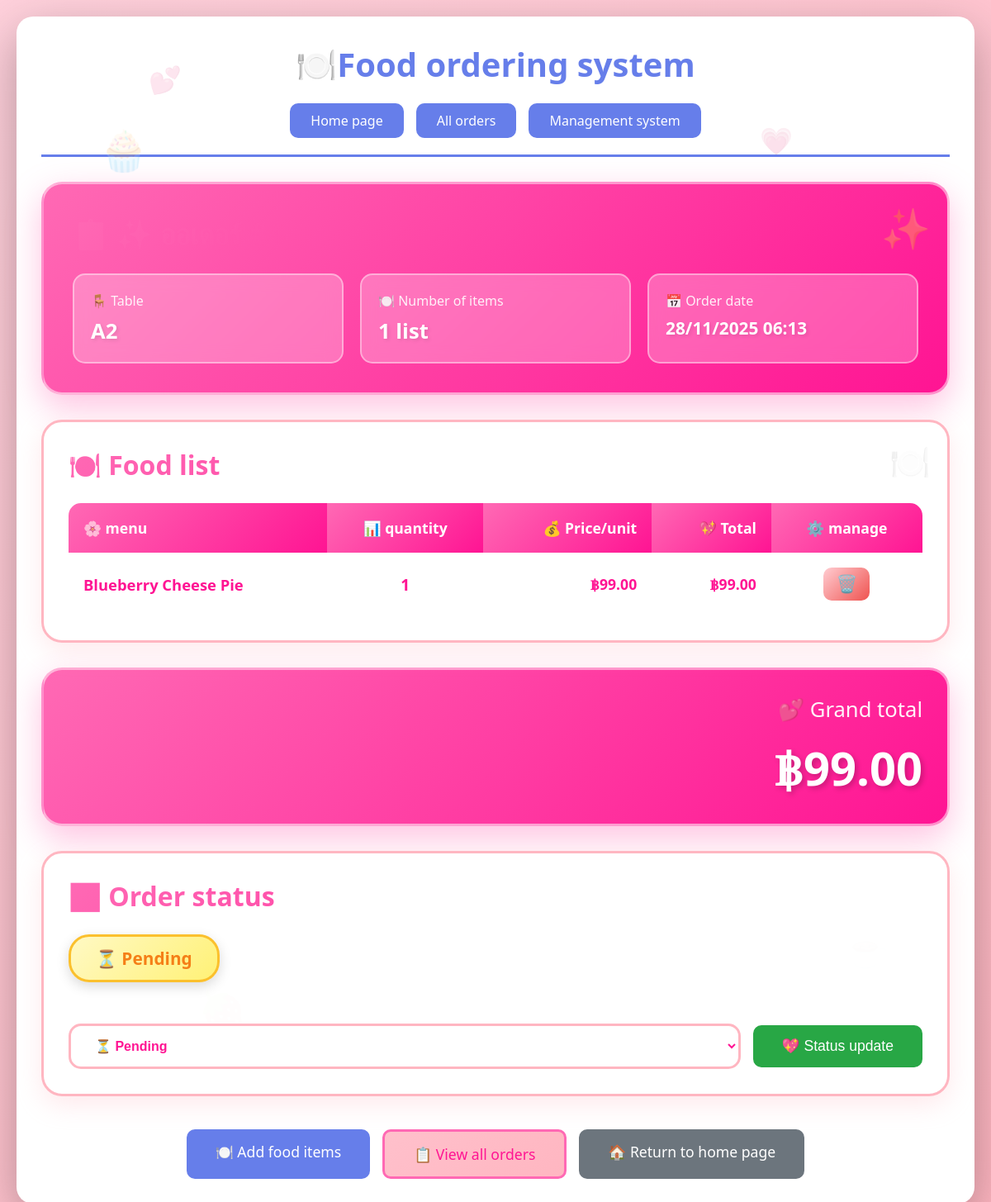
Page /order/4/ on the committed database.
### orders/models.py (models this page shows, shortened)
class Order(models.Model):
    STATUS_CHOICES = [
        ('pending', 'รอดำเนินการ'),
        ('preparing', 'กำลังเตรียม'),
        ('ready', 'พร้อมเสิร์ฟ'),
        ('completed', 'เสร็จสิ้น'),
        ('cancelled', 'ยกเลิก'),
    ]
    table = models.ForeignKey(Table, on_delete=models.CASCADE, verbose_name="โต๊ะ")
    customer_name = models.CharField(max_length=100, blank=True, verbose_name="ชื่อลูกค้า")
    status = models.CharField(max_length=20, choices=STATUS_CHOICES, default='pending', verbose_name="สถานะ")
    total_amount = models.DecimalField(max_digits=10, decimal_places=2, default=0, verbose_name="ยอดรวม")
    created_at = models.DateTimeField(auto_now_add=True, verbose_name="วันที่สั่ง")
    updated_at = models.DateTimeField(auto_now=True)
    notes = models.TextField(blank=True, verbose_name="หมายเหตุ")
    class Meta:
        verbose_name = "ออเดอร์"
        verbose_name_plural = "ออเดอร์"
        ordering = ['-created_at']

class Table(models.Model):
    STATUS_CHOICES = [
        ('available', 'ว่าง'),
        ('occupied', 'มีคนนั่ง'),
        ('reserved', 'จอง'),
    ]
    number = models.CharField(max_length=10, unique=True, verbose_name="หมายเลขโต๊ะ")
    capacity = models.IntegerField(verbose_name="จำนวนที่นั่ง")
    status = models.CharField(max_length=20, choices=STATUS_CHOICES, default='available', verbose_name="สถานะ")
    class Meta:
        verbose_name = "โต๊ะ"
        verbose_name_plural = "โต๊ะ"
    def __str__(self):
        return f"โต๊ะ {self.number}"

class OrderItem(models.Model):
    order = models.ForeignKey(Order, on_delete=models.CASCADE, related_name='items', verbose_name="ออเดอร์")
    menu_item = models.ForeignKey(MenuItem, on_delete=models.CASCADE, verbose_name="เมนู")
    quantity = models.IntegerField(default=1, verbose_name="จำนวน")
    price = models.DecimalField(max_digits=10, decimal_places=2, verbose_name="ราคา")
    subtotal = models.DecimalField(max_digits=10, decimal_places=2, verbose_name="ราคารวม")
    special_instructions = models.TextField(blank=True, verbose_name="คำขอพิเศษ")
    class Meta:
        verbose_name = "รายการสั่ง"
        verbose_name_plural = "รายการสั่ง"

class MenuItem(models.Model):
    category = models.ForeignKey(Category, on_delete=models.CASCADE, related_name='items', verbose_name="หมวดหมู่")
    name = models.CharField(max_length=200, verbose_name="ชื่อเมนู")
    description = models.TextField(verbose_name="รายละเอียด")
    price = models.DecimalField(max_digits=10, decimal_places=2, verbose_name="ราคา")
    image = models.ImageField(upload_to='menu_images/', blank=True, null=True, verbose_name="รูปภาพ")
    is_available = models.BooleanField(default=True, verbose_name="พร้อมจำหน่าย")
    created_at = models.DateTimeField(auto_now_add=True)
    class Meta:
        verbose_name = "เมนูอาหาร"
        verbose_name_plural = "เมนูอาหาร"

### orders/views.py (the view)
# urls.py: path('order/<int:order_id>/', views.view_order, name='view_order'),
def view_order(request, order_id):
    order = get_object_or_404(Order, id=order_id)
    order_items = order.items.all()
    context = {
        'order': order,
        'order_items': order_items,
    }
    return render(request, 'orders/view_order.html', context)

### orders/templates/orders/view_order.html (shortened to what this page needs)
{% extends 'orders/base.html' %}
{% block content %}
<div class="decorative-elements">
    <div class="floating-emoji emoji-1">🧁</div>
    <div class="floating-emoji emoji-2">🍰</div>
    <div class="floating-emoji emoji-3">🍓</div>
    <div class="floating-emoji emoji-4">☕</div>
    <div class="heart-decoration heart-1">💕</div>
    <div class="heart-decoration heart-2">💗</div>
</div>
<div class="content-wrapper">
    <div class="order-header">
        <h2 style="color: white; margin: 0; font-size: 2.2em;">📋 ✨ ออเดอร์ #{{ order.id }}</h2>
        <div class="order-info">
            <div class="info-box">
                <div class="info-label">🪑 Table</div>
                <div class="info-value">{{ order.table.number }}</div>
            </div>
            <div class="info-box">
                <div class="info-label">🍽️ Number of items</div>
                <div class="info-value">{{ order.items.count }} list</div>
            </div>
            <div class="info-box">
                <div class="info-label">📅 Order date</div>
                <div class="info-value" style="font-size: 1.3em;">{{ order.created_at|date:"d/m/Y H:i" }}</div>
            </div>
        </div>
    </div>
    {% if order.items.count > 0 %}
    <div class="order-items">
        <h2>🍽️ Food list</h2>
        <table class="items-table">
            <thead>
                <tr>
                    <th>🌸 menu</th>
                    <th style="text-align: center;">📊 quantity</th>
                    <th style="text-align: right;">💰 Price/unit</th>
                    <th style="text-align: right;">💖 Total</th>
                    <th style="text-align: center;">⚙️ manage</th>
                </tr>
            </thead>
            <tbody>
                {% for item in order_items %}
                <tr>
                    <td>
                        <div class="item-name">{{ item.menu_item.name }}</div>
                    </td>
                    <td style="text-align: center; font-weight: bold; font-size: 1.2em; color: #ff1493;">{{ item.quantity }}</td>
                    <td style="text-align: right;" class="price">฿{{ item.price }}</td>
                    <td style="text-align: right;" class="price" style="font-size: 1.2em;">฿{{ item.subtotal }}</td>
                    <td style="text-align: center;">
                        {% if order.status == 'pending' %}
                        <form method="post" action="{% url 'delete_order_item' item.id %}" style="display: inline;">
                            <button type="submit" class="delete-btn" onclick="return confirm('ต้องการลบรายการนี้? 🥺')">
                                🗑️
                            </button>
                        </form>
                        {% endif %}
                    </td>
                </tr>
                {% endfor %}
            </tbody>
        </table>
    </div>
    <div class="total-section">
        <div class="total-label">💕 Grand total</div>
        <div class="total-amount">฿{{ order.total_amount }}</div>
    </div>
    {% endif %}
    <div class="status-section">
        <h2>📊 Order status</h2>
        <div>
            <span class="status-badge status-{{ order.status }}">
                {% if order.status == 'pending' %}
                    ⏳ Pending
                {% elif order.status == 'preparing' %}
                    👨‍🍳 Preparing
                {% elif order.status == 'ready' %}
                    ✅ Ready to serve
                {% elif order.status == 'completed' %}
                    ✔️ finish
                {% else %}
                    ❌ Cancel
                {% endif %}
            </span>
        </div>
        {% if order.status != 'completed' and order.status != 'cancelled' %}
        <form method="post" action="{% url 'update_order_status' order.id %}" class="status-form">
            <select name="status" class="status-select" required>
                <option value="pending" {% if order.status == 'pending' %}selected{% endif %}>⏳ Pending</option>
            </select>
            <button type="submit" class="btn btn-success" style="padding: 15px 35px; font-size: 1.1em;">💖 Status update</button>
        </form>
        {% endif %}
    </div>
    <div class="actions">
        <a href="{% url 'menu' order.table.id %}" class="btn btn-primary" style="padding: 15px 35px; font-size: 1.1em;">
            🍽️ Add food items
        </a>
        <a href="{% url 'all_orders' %}" class="btn" style="padding: 15px 35px; font-size: 1.1em; background: linear-gradient(135deg, #ffc0cb 0%, #ffb6c1 100%); color: #ff1493; border: 3px solid #ff69b4;">
            📋 View all orders
        </a>
        <a href="{% url 'home' %}" class="btn btn-secondary" style="padding: 15px 35px; font-size: 1.1em;">
            🏠 Return to home page
        </a>
    </div>
</div>
{% endblock %}

### orders/templates/orders/base.html (style rules this page uses)
* { margin: 0; padding: 0; box-sizing: border-box; }
body { font-family: 'Segoe UI', Tahoma, Geneva, Verdana, sans-serif; background: linear-gradient(135deg, #667eea 0%, #764ba2 100%); min-height: 100vh; padding: 20px; }
.btn { padding: 12px 30px; border: none; border-radius: 10px; cursor: pointer; font-size: 16px; transition: all 0.3s; text-decoration: none; display: inline-block; }
.btn-primary { background: #667eea; color: white; }
.btn-success { background: #28a745; color: white; }
.btn-secondary { background: #6c757d; color: white; }

### rows in the picture
Order: table.number "A2", items.count "1", created_at "28/11/2025 06:13", total_amount "99.00", status "⏳ Pending"
OrderItem: menu_item.name "Blueberry Cheese Pie", quantity "1", price "99.00", subtotal "99.00"
